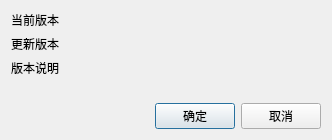
<?xml version="1.0" encoding="UTF-8"?>
<ui version="4.0">
 <class>ConfirmUpdateDialog</class>
 <widget class="QDialog" name="ConfirmUpdateDialog">
  <property name="geometry">
   <rect>
    <x>0</x>
    <y>0</y>
    <width>332</width>
    <height>115</height>
   </rect>
  </property>
  <property name="windowTitle">
   <string>检查更新</string>
  </property>
  <layout class="QGridLayout" name="gridLayout">
   <item row="0" column="0">
    <widget class="QLabel" name="label">
     <property name="sizePolicy">
      <sizepolicy hsizetype="Fixed" vsizetype="Preferred">
       <horstretch>0</horstretch>
       <verstretch>0</verstretch>
      </sizepolicy>
     </property>
     <property name="text">
      <string>当前版本</string>
     </property>
    </widget>
   </item>
   <item row="3" column="0" colspan="2">
    <widget class="QLabel" name="labelDescription">
     <property name="text">
      <string/>
     </property>
     <property name="wordWrap">
      <bool>true</bool>
     </property>
    </widget>
   </item>
   <item row="2" column="0">
    <widget class="QLabel" name="label_5">
     <property name="text">
      <string>版本说明</string>
     </property>
    </widget>
   </item>
   <item row="0" column="1">
    <widget class="QLabel" name="labelCurrentVersion">
     <property name="text">
      <string/>
     </property>
    </widget>
   </item>
   <item row="1" column="1">
    <widget class="QLabel" name="labelUpdateVersion">
     <property name="text">
      <string/>
     </property>
    </widget>
   </item>
   <item row="1" column="0">
    <widget class="QLabel" name="label_3">
     <property name="text">
      <string>更新版本</string>
     </property>
    </widget>
   </item>
   <item row="4" column="0" colspan="2">
    <widget class="QFrame" name="frame">
     <property name="styleSheet">
      <string notr="true">QFrame {
	border: none
}</string>
     </property>
     <property name="frameShape">
      <enum>QFrame::StyledPanel</enum>
     </property>
     <property name="frameShadow">
      <enum>QFrame::Raised</enum>
     </property>
     <layout class="QHBoxLayout" name="horizontalLayout">
      <property name="leftMargin">
       <number>0</number>
      </property>
      <property name="topMargin">
       <number>0</number>
      </property>
      <property name="rightMargin">
       <number>0</number>
      </property>
      <property name="bottomMargin">
       <number>0</number>
      </property>
      <item>
       <spacer name="horizontalSpacer">
        <property name="orientation">
         <enum>Qt::Horizontal</enum>
        </property>
        <property name="sizeHint" stdset="0">
         <size>
          <width>40</width>
          <height>20</height>
         </size>
        </property>
       </spacer>
      </item>
      <item>
       <widget class="QPushButton" name="pushButton">
        <property name="text">
         <string>确定</string>
        </property>
       </widget>
      </item>
      <item>
       <widget class="QPushButton" name="pushButton_2">
        <property name="text">
         <string>取消</string>
        </property>
       </widget>
      </item>
     </layout>
    </widget>
   </item>
  </layout>
 </widget>
 <resources/>
 <connections>
  <connection>
   <sender>pushButton_2</sender>
   <signal>clicked()</signal>
   <receiver>ConfirmUpdateDialog</receiver>
   <slot>reject()</slot>
   <hints>
    <hint type="sourcelabel">
     <x>184</x>
     <y>92</y>
    </hint>
    <hint type="destinationlabel">
     <x>234</x>
     <y>58</y>
    </hint>
   </hints>
  </connection>
  <connection>
   <sender>pushButton</sender>
   <signal>clicked()</signal>
   <receiver>ConfirmUpdateDialog</receiver>
   <slot>accept()</slot>
   <hints>
    <hint type="sourcelabel">
     <x>113</x>
     <y>92</y>
    </hint>
    <hint type="destinationlabel">
     <x>93</x>
     <y>49</y>
    </hint>
   </hints>
  </connection>
 </connections>
</ui>
